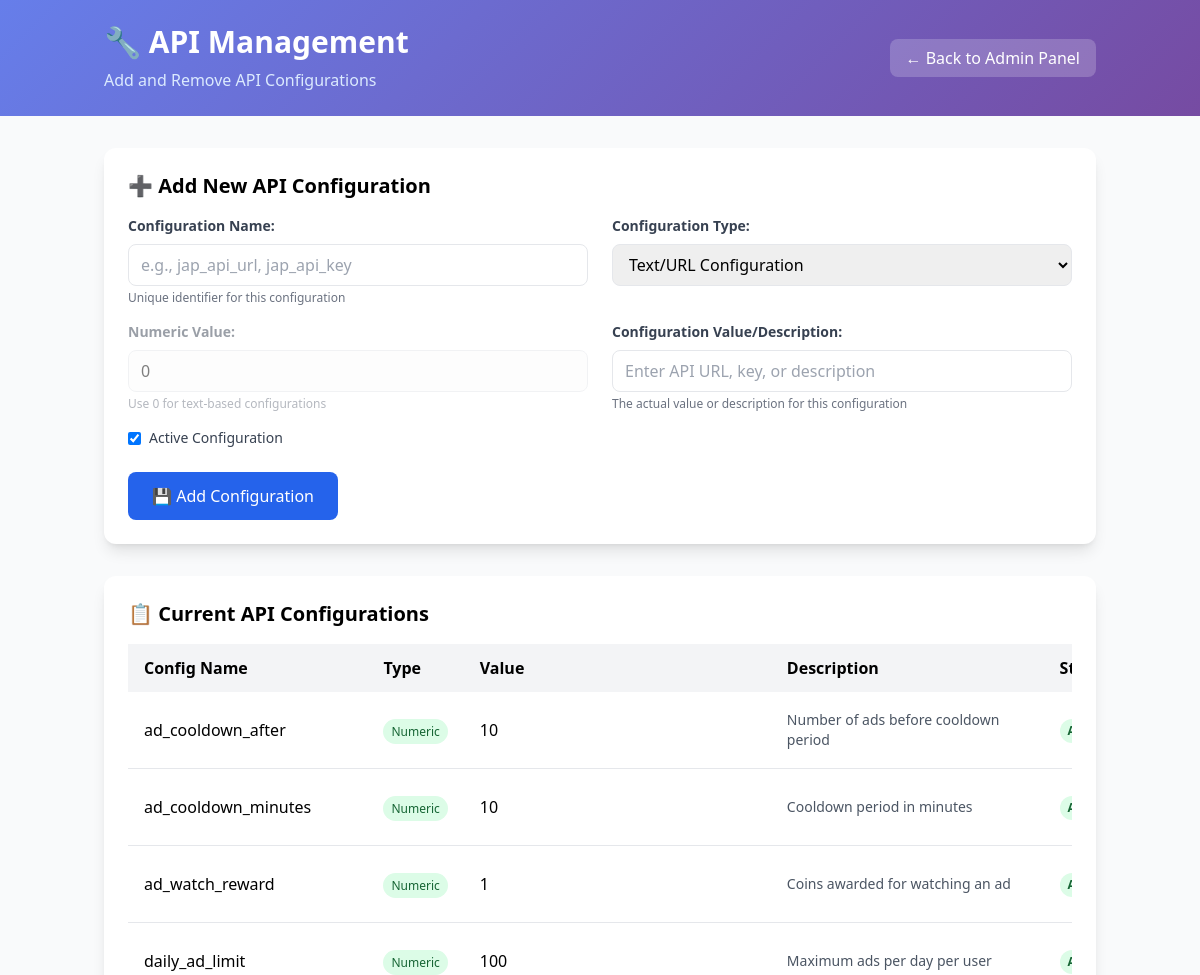
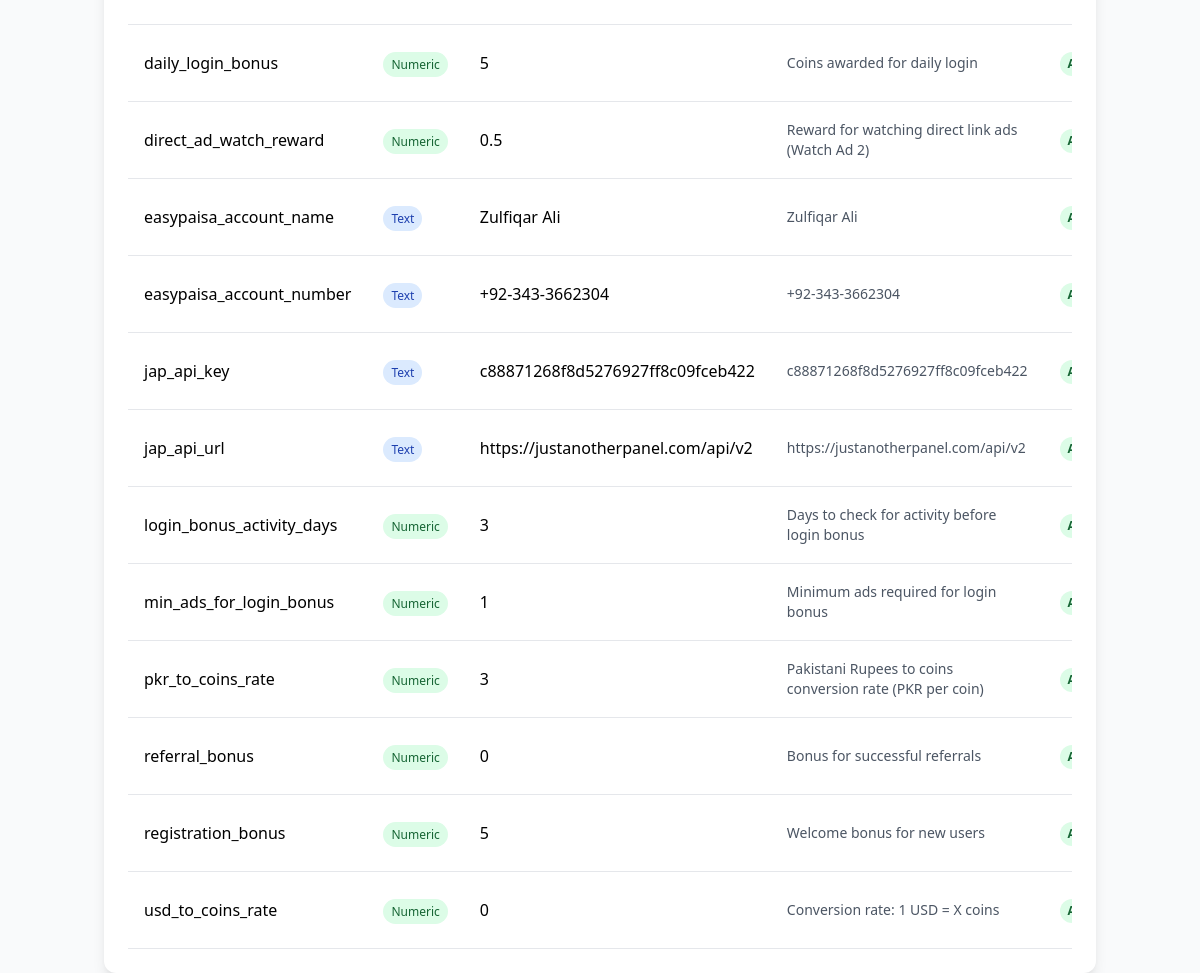
Page /admin/api-management (signed in) on the committed database (2 pictures, top to bottom).
### main.py (models this page shows)
class CoinConfiguration(db.Model):
    id = db.Column(db.Integer, primary_key=True)
    config_name = db.Column(db.String(100), unique=True, nullable=False)
    coin_value = db.Column(db.Integer, nullable=False)
    description = db.Column(db.String(200))
    is_active = db.Column(db.Boolean, default=True)
    updated_at = db.Column(db.DateTime, default=datetime.utcnow)

### main.py (the view)
@app.route('/admin/api-management')
def admin_api_management():
    if not is_admin():
        flash('Access denied. Admin privileges required.')
        return redirect(url_for('home'))
    api_configs = CoinConfiguration.query.order_by(CoinConfiguration.config_name).all()
    return render_template('admin_api_management.html', api_configs=api_configs)

### main.py (called while the page is built)
@app.before_request
def track_user_activity():
    if 'user_id' in session:
        update_user_activity(session['user_id'])

@app.context_processor
def inject_global_announcements():
    try:
        global_announcements = Announcement.query.filter_by(is_active=True).order_by(Announcement.created_at.desc()).all()
        return dict(global_announcements=global_announcements)
    except:
        return dict(global_announcements=[])

def is_admin():
    return session.get('is_admin_logged_in', False)

### templates/admin_api_management.html (shortened to what this page needs)
<!DOCTYPE html>
<html lang="en">
<head>
    <script src="https://cdn.tailwindcss.com"></script>
</head>
<body class="bg-gray-50 min-h-screen">
    <div class="gradient-bg text-white py-6 mb-8">
        <div class="container mx-auto px-4">
            <div class="flex justify-between items-center">
                <div>
                    <h1 class="text-3xl font-bold">🔧 API Management</h1>
                    <p class="text-blue-100 mt-2">Add and Remove API Configurations</p>
                </div>
                <div class="text-right">
                    <a href="{{ url_for('admin_panel') }}" class="bg-white bg-opacity-20 hover:bg-opacity-30 px-4 py-2 rounded-lg transition duration-200">
                        ← Back to Admin Panel
                    </a>
                </div>
            </div>
        </div>
    </div>
    <div class="container mx-auto px-4">
        <div class="bg-white rounded-xl shadow-lg p-6 mb-8">
            <h2 class="text-xl font-bold mb-4">➕ Add New API Configuration</h2>
            <form method="POST" action="{{ url_for('add_api_config') }}">
                <div class="grid grid-cols-1 md:grid-cols-2 gap-6">
                    <div>
                        <label class="block text-gray-700 text-sm font-bold mb-2">
                            Configuration Name:
                        </label>
                        <input
                            type="text"
                            name="config_name"
                            required
                            class="w-full px-3 py-2 border rounded-lg focus:outline-none focus:ring-2 focus:ring-blue-500"
                            placeholder="e.g., jap_api_url, jap_api_key"
                        />
                        <p class="text-xs text-gray-500 mt-1">Unique identifier for this configuration</p>
                    </div>
                    <div>
                        <label class="block text-gray-700 text-sm font-bold mb-2">
                            Configuration Type:
                        </label>
                        <select
                            name="config_type"
                            required
                            class="w-full px-3 py-2 border rounded-lg focus:outline-none focus:ring-2 focus:ring-blue-500"
                            onchange="toggleValueField(this)"
                        >
                            <option value="text">Text/URL Configuration</option>
                        </select>
                    </div>
                </div>
                <div class="grid grid-cols-1 md:grid-cols-2 gap-6 mt-4">
                    <div id="numeric_value_field">
                        <label class="block text-gray-700 text-sm font-bold mb-2">
                            Numeric Value:
                        </label>
                        <input
                            type="number"
                            name="coin_value"
                            value="0"
                            class="w-full px-3 py-2 border rounded-lg focus:outline-none focus:ring-2 focus:ring-blue-500"
                            placeholder="Enter numeric value"
                        />
                        <p class="text-xs text-gray-500 mt-1">Use 0 for text-based configurations</p>
                    </div>
                    <div>
                        <label class="block text-gray-700 text-sm font-bold mb-2">
                            Configuration Value/Description:
                        </label>
                        <input
                            type="text"
                            name="description"
                            required
                            class="w-full px-3 py-2 border rounded-lg focus:outline-none focus:ring-2 focus:ring-blue-500"
                            placeholder="Enter API URL, key, or description"
                        />
                        <p class="text-xs text-gray-500 mt-1">The actual value or description for this configuration</p>
                    </div>
                </div>
                <div class="mt-4">
                    <label class="flex items-center">
                        <input type="checkbox" name="is_active" checked class="mr-2">
                        <span class="text-sm text-gray-700">Active Configuration</span>
                    </label>
                </div>
                <div class="mt-6">
                    <button
                        type="submit"
                        class="bg-blue-600 text-white px-6 py-3 rounded-lg hover:bg-blue-700 transition duration-200"
                    >
                        💾 Add Configuration
                    </button>
                </div>
            </form>
        </div>
        <div class="bg-white rounded-xl shadow-lg p-6">
            <h2 class="text-xl font-bold mb-4">📋 Current API Configurations</h2>
            <div class="overflow-x-auto">
                <table class="w-full table-auto">
                    <thead>
                        <tr class="bg-gray-100">
                            <th class="px-4 py-3 text-left">Config Name</th>
                            <th class="px-4 py-3 text-left">Type</th>
                            <th class="px-4 py-3 text-left">Value</th>
                            <th class="px-4 py-3 text-left">Description</th>
                            <th class="px-4 py-3 text-left">Status</th>
                        </tr>
                    </thead>
                    <tbody>
                        {% for config in api_configs %}
                        <tr class="border-b hover:bg-gray-50">
                            <td class="px-4 py-3 font-medium">{{ config.config_name }}</td>
                            <td class="px-4 py-3">
                                {% if config.config_name in ['jap_api_url', 'jap_api_key', 'easypaisa_account_name', 'easypaisa_account_number'] %}
                                    <span class="bg-blue-100 text-blue-800 text-xs px-2 py-1 rounded-full">Text</span>
                                {% else %}
                                    <span class="bg-green-100 text-green-800 text-xs px-2 py-1 rounded-full">Numeric</span>
                                {% endif %}
                            </td>
                            <td class="px-4 py-3">
                                {% if config.config_name in ['jap_api_url', 'jap_api_key', 'easypaisa_account_name', 'easypaisa_account_number'] %}
                                    {{ config.description[:50] }}{% if config.description|length > 50 %}...{% endif %}
                                {% else %}
                                    {{ config.coin_value }}
                                {% endif %}
                            </td>
                            <td class="px-4 py-3 text-sm text-gray-600">
                                {% if config.config_name in ['jap_api_url', 'jap_api_key', 'easypaisa_account_name', 'easypaisa_account_number'] %}
                                    {{ config.description }}
                                {% else %}
                                    {{ config.description or 'No description' }}
                                {% endif %}
                            </td>
                            <td class="px-4 py-3">
                                {% if config.is_active %}
                                    <span class="inline-flex px-2 py-1 text-xs font-semibold rounded-full bg-green-100 text-green-800">Active</span>
                                {% else %}
                                    <span class="inline-flex px-2 py-1 text-xs font-semibold rounded-full bg-red-100 text-red-800">Inactive</span>
                                {% endif %}
                            </td>
                        </tr>
                        {% endfor %}
                    </tbody>
                </table>
            </div>
        </div>
    </div>
</body>
</html>

### templates/admin_api_management.html (style rules this page uses)
.gradient-bg { background: linear-gradient(135deg, #667eea 0%, #764ba2 100%); }

### rows in the picture
CoinConfiguration: config_name "ad_cooldown_after", shows "Numeric", coin_value "10", description "Number of ads before cooldown period"
CoinConfiguration: config_name "ad_cooldown_minutes", shows "Numeric", coin_value "10", description "Cooldown period in minutes"
CoinConfiguration: config_name "ad_watch_reward", shows "Numeric", coin_value "1", description "Coins awarded for watching an ad"
CoinConfiguration: config_name "daily_ad_limit", shows "Numeric", coin_value "100", description "Maximum ads per day per user"
CoinConfiguration: config_name "daily_login_bonus", shows "Numeric", coin_value "5", description "Coins awarded for daily login"
CoinConfiguration: config_name "direct_ad_watch_reward", shows "Numeric", coin_value "0.5", description "Reward for watching direct link ads (Watch Ad 2)"
CoinConfiguration: config_name "easypaisa_account_name", shows "Text", description "Zulfiqar Ali"
CoinConfiguration: config_name "easypaisa_account_number", shows "Text", description "+92-343-3662304"
CoinConfiguration: config_name "jap_api_key", shows "Text", description "c88871268f8d5276927ff8c09fceb422"
CoinConfiguration: config_name "jap_api_url", shows "Text", description "https://justanotherpanel.com/api/v2"
CoinConfiguration: config_name "login_bonus_activity_days", shows "Numeric", coin_value "3", description "Days to check for activity before login bonus"
CoinConfiguration: config_name "min_ads_for_login_bonus", shows "Numeric", coin_value "1", description "Minimum ads required for login bonus"
CoinConfiguration: config_name "pkr_to_coins_rate", shows "Numeric", coin_value "3", description "Pakistani Rupees to coins conversion rate (PKR per coin)"
CoinConfiguration: config_name "referral_bonus", shows "Numeric", coin_value "0", description "Bonus for successful referrals"
CoinConfiguration: config_name "registration_bonus", shows "Numeric", coin_value "5", description "Welcome bonus for new users"
CoinConfiguration: config_name "usd_to_coins_rate", shows "Numeric", coin_value "0", description "Conversion rate: 1 USD = X coins"
